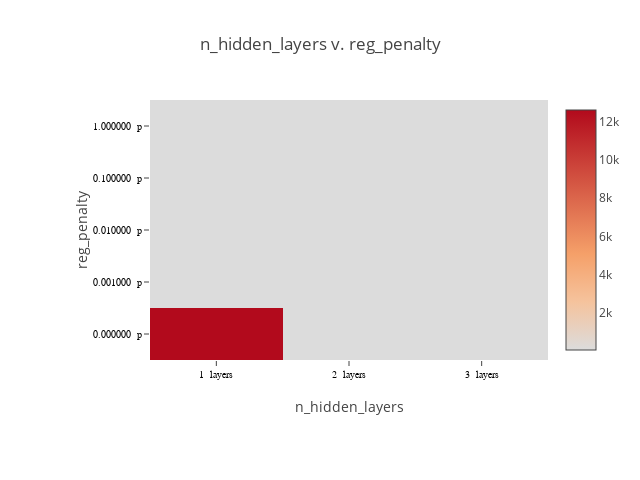

This figure's notebook cell:
### Code cell
plot_matrix(lossframe, "n_hidden_layers", "reg_penalty", x_suffix=" layers", y_suffix=" p")

### Figure 1 — Plotly figure (JSON) as saved in the notebook; plotly's stock layout.template omitted (floating-point values rounded to 4 significant figures)
{"data": [{"colorscale": [[0, "rgb(0,0,255)", [1, "rgb(255,0,0)"]]], "type": "heatmap", "x": ["1  layers", "2  layers", "3  layers"], "y": ["0.000000  p", "0.001000  p", "0.010000  p", "0.100000  p", "1.000000  p"], "z": [[12610.0, 65.29, 64.79], [64.45, 65.23, 64.0], [57.84, 63.97, 65.37], [57.58, 62.24, 65.34], [57.01, 60.98, 63.36]]}], "layout": {"height": 480, "margin": {"b": 120, "l": 150, "r": 30, "t": 100}, "title": "n_hidden_layers v. reg_penalty", "width": 640, "xaxis": {"tickfont": {"color": "black", "family": "Arial, sans-serif", "size": 10}, "title": "n_hidden_layers"}, "yaxis": {"tickfont": {"color": "black", "family": "Arial, sans-serif", "size": 10}, "title": "reg_penalty"}}}
